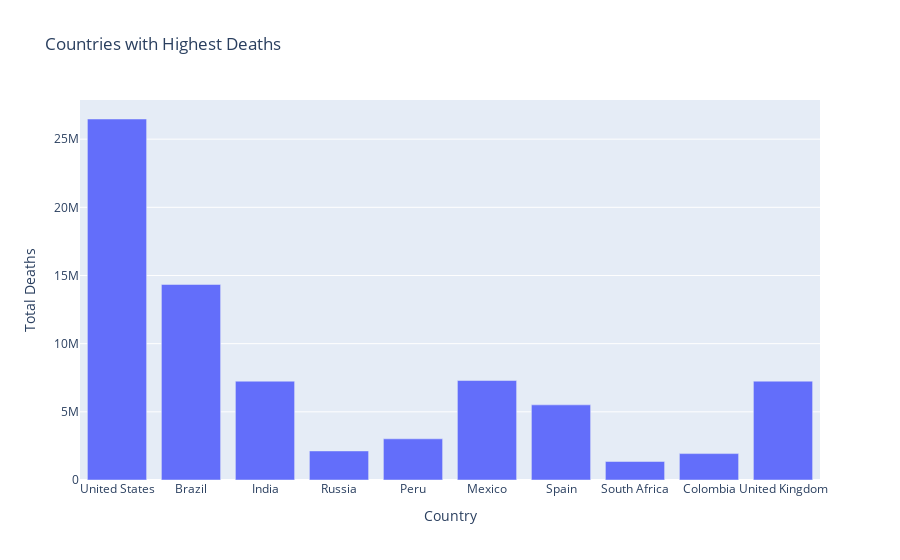

Notebook code cell kept with this figure:
### Markdown cell above
#
We can see that the USA is comparatively having a very high number of covid-19 cases as compared to Brazil and India in the second and third positions. Now let’s have a look at the total number of deaths among the countries with the highest number of covid-19 cases

### Code cell
figure = px.bar(data, y='Total Deaths', x='Country',
            title="Countries with Highest Deaths")
figure.show()

### Figure 1 — Plotly figure (JSON) as saved in the notebook; plotly's stock layout.template omitted (floating-point values rounded to 4 significant figures)
{"data": [{"alignmentgroup": "True", "hovertemplate": "Country=%{x}<br>Total Deaths=%{y}<extra></extra>", "legendgroup": "", "marker": {"color": "#636efa", "pattern": {"shape": ""}}, "name": "", "offsetgroup": "", "orientation": "v", "showlegend": false, "textposition": "auto", "type": "bar", "x": ["United States", "Brazil", "India", "Russia", "Peru", "Mexico", "Spain", "South Africa", "Colombia", "United Kingdom"], "xaxis": "x", "y": [26477574, 14340567, 7247327, 2131571, 3020038, 7295850, 5510624, 1357682, 1936134, 7249573], "yaxis": "y"}], "layout": {"barmode": "relative", "legend": {"tracegroupgap": 0}, "title": {"text": "Countries with Highest Deaths"}, "xaxis": {"anchor": "y", "domain": [0, 1], "title": {"text": "Country"}}, "yaxis": {"anchor": "x", "domain": [0, 1], "title": {"text": "Total Deaths"}}}}
